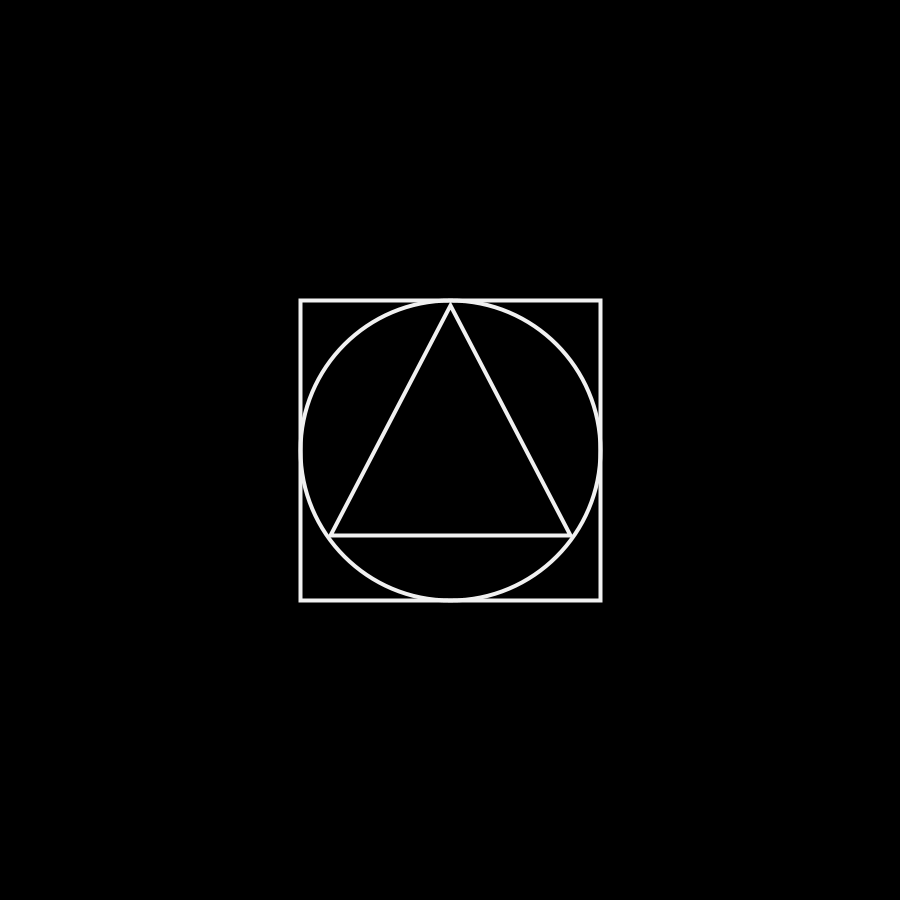
Frame 1 (no input)
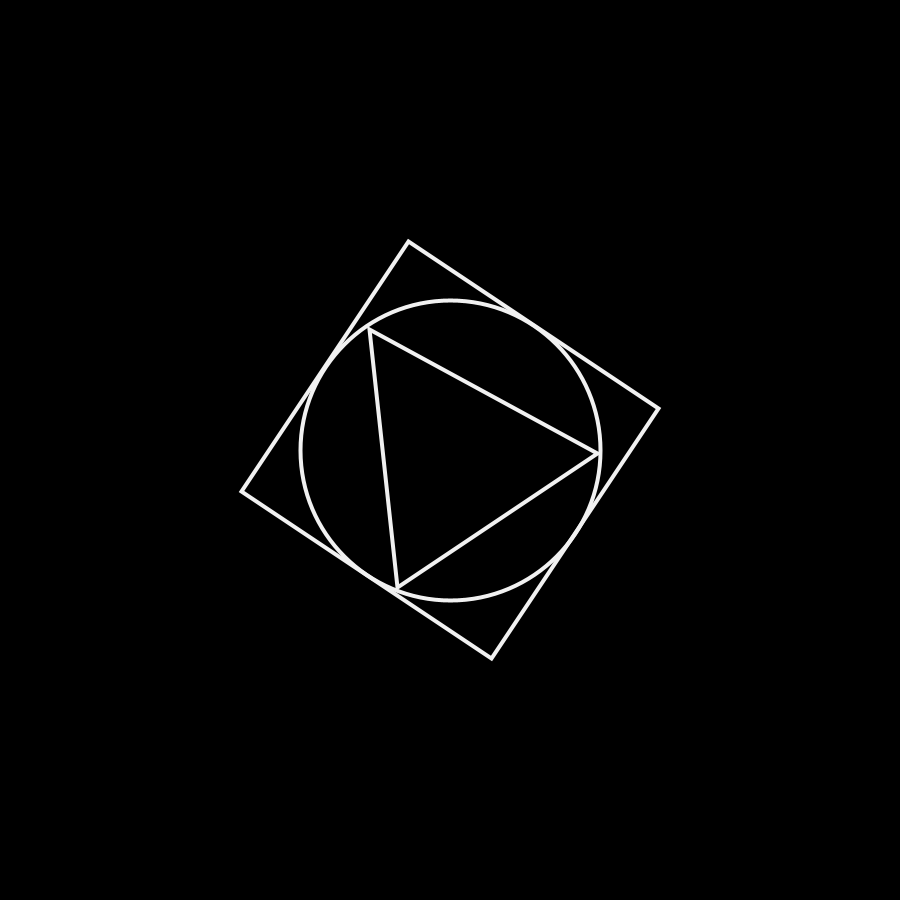
Frame 60 (the mouse pressed at the canvas centre just before this capture)
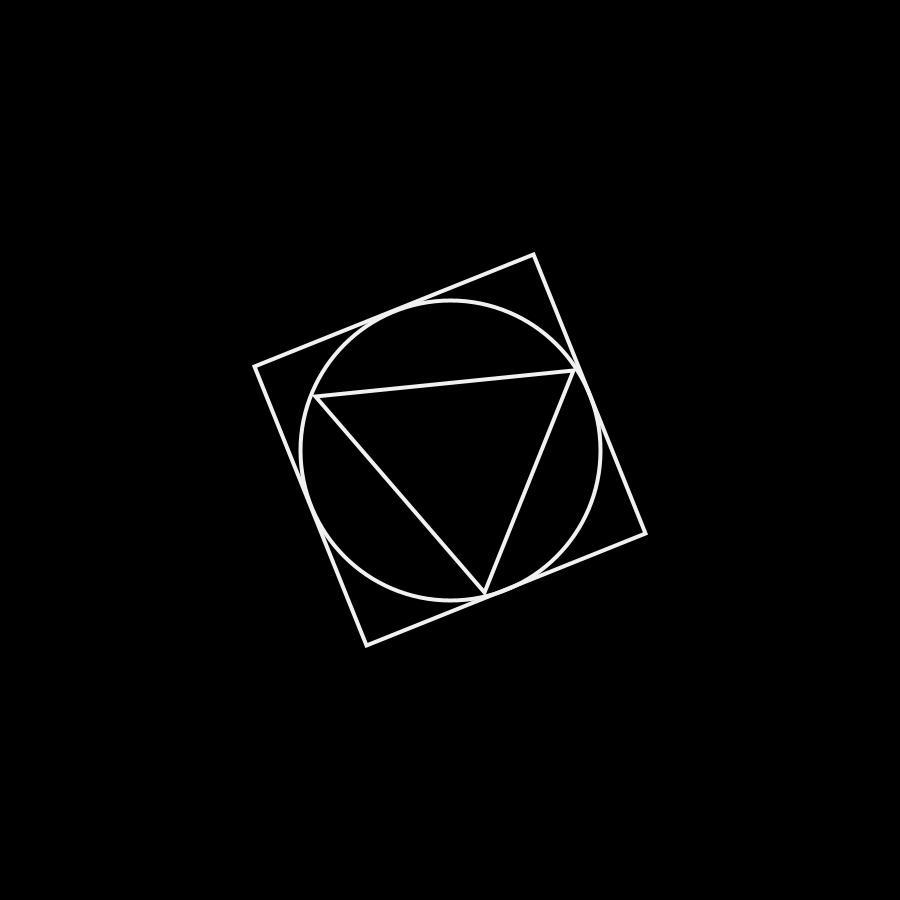
Frame 120 (the mouse held since frame 60 and released just before this capture)

The Processing sketch that drew these frames (run headless with seeded random() and noise(); from frame 60 on, the mouse is pressed at the canvas centre):

// Processing sketch: sketch_04_02_squarecircletriangle
// ── sketch_04_02_squarecircletriangle.pde
color bg = #000000;
color fg = #f1f1f1;
int size = 300;
float x = 0;
float y = 0;
float angle = 0;

void setup() {
  size(900, 900);
  frameRate(100);
}

void draw() {
  background(bg);
  rectMode(CENTER);
  stroke(fg);
  strokeWeight(4);
  noFill();

  push();
  translate(width/2, height/2);
  rotate(-angle);
  float x1 = 0;
  float y1 = -145;
  float x2 = 120;
  float y2 = 85;
  float x3 = -120;
  float y3 = 85;
  triangle(x1, y1, x2, y2, x3, y3);
  pop();

  ellipse(width/2, height/2, size, size);

  push();
  translate(width/2, height/2);
  rotate(angle);
  rect(x, y, size, size);
  pop();

  angle=angle+0.01;
}
